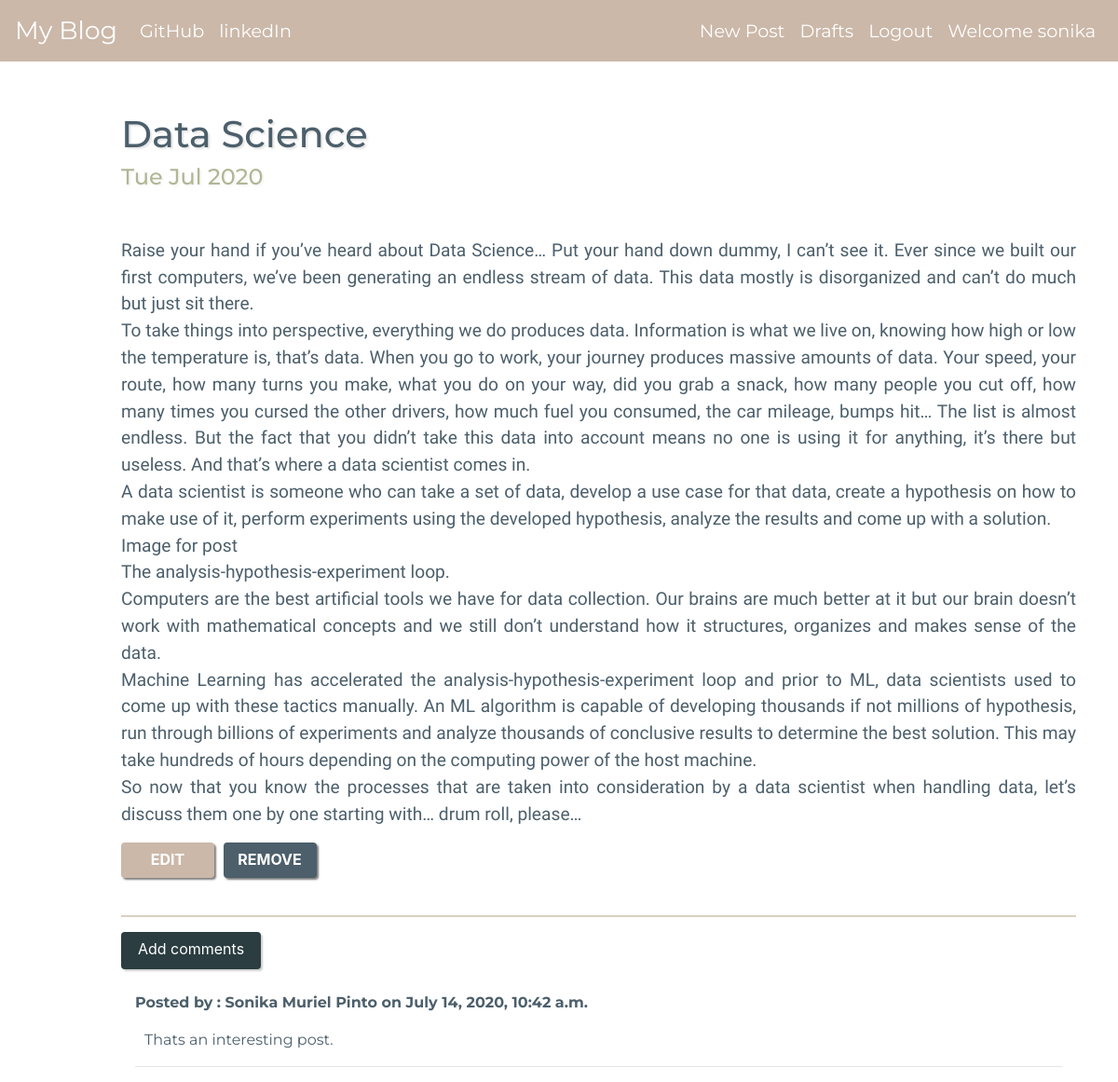
Page /post/21/ (signed in) on the committed database.
### blog/models.py (models this page shows, shortened)
class Post(models.Model):
    author = models.ForeignKey("auth.User",on_delete=models.CASCADE)
    title = models.CharField(max_length = 200)
    content = models.TextField()
    created_date = models.DateTimeField(default = timezone.now)
    published_date = models.DateTimeField(blank=True,null=True)

class Comment(models.Model):
    post = models.ForeignKey("blog.Post",related_name = 'comments',on_delete=models.CASCADE)
    name = models.CharField(max_length=200)
    text = models.TextField()
    created_date = models.DateTimeField(default=timezone.now())
    approved_comment = models.BooleanField(default=False)

### blog/views.py (the view)
# urls.py: path('post/<int:pk>/',views.PostDetailView.as_view(),name='post_detail'),
class PostDetailView(DetailView):
    model = Post

### blog/templates/blog/post_detail.html (shortened to what this page needs)
{% extends 'blog/base.html' %}
{% block content %}
  <h1 class="post_title">{{post.title}}</h1>
  {% if post.published_date %}
    <div class="post_published">
      <h4>{{post.published_date|date:'D M Y'}}</h4>
    </div>
  {% else %}
    <a class='btn btn-secondary' href="{% url 'post_publish' pk=post.pk %}">Publish</a>
  {% endif %}
  <p class="post_content">{{post.content|safe|linebreaksbr}}</p>
  {% if user.is_authenticated %}
    <a class="btn btn-primary comment_approve_remove" href="{% url 'post_update' pk=post.pk %}" >EDIT</a>
    <a class="btn btn-primary edit_remove" href="{% url 'post_delete' pk=post.pk %}">REMOVE</a>
  {% endif %}
  <hr class="line">
  <a class="btn btn-primary large" href="{% url 'comment_create' pk=post.pk %}">Add comments</a>
  <div class="container">
    {% for comment in post.comments.all %}
        <br>
        {% if user.is_authenticated or comment.approved_comment %}
          <p class="comment">Posted by : {{comment.name}} on {{comment.created_date}}</p>
          <p class="comment_text">{{comment.text}}</p>
          <hr>
        {% endif %}
    {% empty %}
    <p>No comments</p>
    {% endfor %}
  </div>
{% endblock %}

### blog/templates/blog/base.html (shortened to what this page needs)
<!DOCTYPE html>
{% load static %}
<html lang="en" dir="ltr">
  <head>
    <link rel="stylesheet" href="https://stackpath.bootstrapcdn.com/bootstrap/4.5.0/css/bootstrap.min.css">
    <link rel="stylesheet" href="//cdn.jsdelivr.net/npm/medium-editor@latest/dist/css/medium-editor.min.css" type="text/css" media="screen" charset="utf-8">
    <link rel="stylesheet" href="{% static 'css/blog.css' %}">
  </head>
  <body>
    <nav class="navbar fixed-top navbar-expand-lg custom-nav">
      <div class="collapse navbar-collapse" id="navbarSupportedContent">
        <a class="navbar-brand" href="{% url 'post_list' %}">My Blog</a>
        <ul class="navbar-nav mr-auto">
          <li class="nav-item"><a class="nav-link" href="https://github.com/sonikaPinto/django">GitHub</a></li>
          <li class="nav-item"><a class="nav-link" href="https://www.linkedin.com/in/sonika-muriel-pinto-031234125/">linkedIn</a></li>
        </ul>
        <ul class="navbar-nav navbar-right">
          {% if user.is_authenticated %}
            <li class="nav-item"><a class="nav-link" href="{% url 'post_create' %}">New Post</a></li>
            <li class="nav-item"><a class="nav-link" href="{% url 'post_draft' %}">Drafts</a></li>
            <li class="nav-item"><a class="nav-link" href="{% url 'logout' %}?next=/">Logout</a></li>
            <li class="nav-item"><a class="nav-link" href="{% url 'post_list' %}">Welcome {{user.username}}</a></li>
          {% else %}
            <li class="nav-item"><a class="nav-link" href="{% url 'login' %}">
              <span>Login</span>
            </a></li>
          {% endif %}
        </ul>
      </div>
    </nav>
    <div class="content container" style='padding-top:50px;padding-left:100px;'>
      <div class="row">
        <div class="col-md-12">
          <div class="blog_post">
            {% block content %}
            {% endblock %}
          </div>
        </div>
      </div>
    </div>
  </body>
</html>

### blog/static/css/blog.css (style rules this page uses)
.custom-nav { font-size: 1.2em; border-bottom: 10px; font-family: 'Montserrat', sans-serif; background-color: #CBB8A9; }
.nav-link,.navbar-brand { color : white; }
.navbar-brand { font-size: 1.4em; }
.blog_post { padding-top:70px; }
.post_title { color:#4C5F6B; font-family: 'Montserrat', sans-serif; text-shadow: 2px 2px 2px rgba(0, 0, 0, 0.1); }
.post_published { color:#B1B695; font-family: 'Montserrat', sans-serif; text-shadow: 2px 2px 2px rgba(0, 0, 0, 0.04); }
.post_content { margin-top: 50px; font-family: 'Merienda', cursive; font-size:1.2em; text-align: justify; color:#4C5F6B; }
.edit_remove,.edit_remove:hover { background-color: #4C5F6B; border : none; box-shadow: 2px 2px 2px rgba(0, 0, 0, 0.5); height: 37.5px; width: 100px; margin-right: 20px; font-weight: bold; }
.line { margin-top: 40px; border : 1px solid #D8D0C1; }
.comment,.form_create_update label { font-weight: bold; font-family: 'Montserrat', sans-serif; font-size: 1em; color:#4C5F6B; }
.comment_text { font-family: 'Montserrat', sans-serif; font-size: 1em; color:#4C5F6B; padding-left: 10px; }
.comment_approve_remove,.comment_approve_remove:hover { height: 37.5px; width: 100px; margin-right: 5px; background-color: #CBB8A9; border:none; font-weight:bold; box-shadow: 2px 2px 2px rgba(0, 0, 0, 0.5); }
.large,.large:hover { height: 40px; width: 150px; background-color: #2B3D41; font-weight: normal; box-shadow: 2px 2px 2px rgba(0, 0, 0, 0.2); border:none; }

### rows in the picture
Post: title "Data Science", published_date "Tue Jul 2020", content "Raise your hand if you’ve heard about Data Science… Put your hand down dummy, I can’t see it. Ever since we built our first computers, we’ve been generating an endless stream of data. This data mostly is disorganized and can’t do much but just sit there. To take things into perspective, everything we do produces data. Information is what we live on, knowing how high or low the temperature is, that’s data. When you go to work, your journey produces massive amounts of data. Your speed, your route, how many turns you make, what you do on your way, did you grab a snack, how many people you cut off, how many times you cursed the other drivers, how much fuel you consumed, the car mileage, bumps…"
Comment: name "Sonika Muriel Pinto", created_date "July 14, 2020, 10:42 a.m.", text "Thats an interesting post."

### other values in the picture
{{ user.username }} "sonika"
